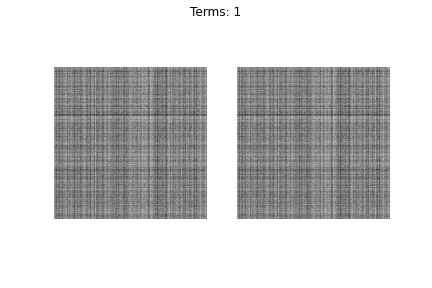
#> input picture image-0.png, 432 x 288 px, given in place of target_image.png, which was not available
$ jupyter execute fourier-transformation.ipynb
#> lines starting #> are read from the running program, lines starting #| are printed output that depends on the picture; pictures that were not available may be replaced by others from this repository, and a replacement may not be noted
[cell 1]
# import libraries
import matplotlib.pyplot as plt
import numpy as np

[cell 2]
# set target image file
image_filename = 'target_image.png'

[cell 3]
# define function to calculate Fourier transform of the grating of the given image
def calculate_2dft(input):
    ft = np.fft.ifftshift(input)
    ft = np.fft.fft2(ft)
    return np.fft.fftshift(ft)

# define function to calculate the inverse Fourier transform of the Fourier transform of the given image
def calculate_2dift(input):
    ift = np.fft.ifftshift(input)
    ift = np.fft.ifft2(ift)
    ift = np.fft.fftshift(ift)
    return ift.real

# define function to calculate distance from given coordinates to center
def calculate_distance_from_centre(coords, centre):
    # distance from the center is the square root of x^2 + y^2
    return np.sqrt(
        (coords[0] - centre) ** 2 + (coords[1] - centre) ** 2
    )

# define function to find coordinates symmetric to given coordinates
def find_symmetric_coordinates(coords, centre):
    return (centre + (centre - coords[0]),
            centre + (centre - coords[1]))

# define function to display plots
def display_plots(individual_grating, reconstruction, idx):
    plt.subplot(121)
    plt.imshow(individual_grating)
    plt.axis('off')
    plt.subplot(122)
    plt.imshow(reconstruction)
    plt.axis('off')
    plt.suptitle(f'Terms: {idx}')
    #plt.pause(0.01)

[cell 4]
# read image
image = plt.imread(image_filename)
#> image is the input picture: shape (288, 432, 4) float32; mean R, G, B, A 0.813, 0.813, 0.813, 0.375
image = image[:, :, :3].mean(axis = 2)
#> image: shape (288, 432) float32

# minimize array dimensions, set image to square and center array
array_size = min(image.shape) - 1 + min(image.shape) % 2
#> array_size = 287
image = image[:array_size, :array_size]
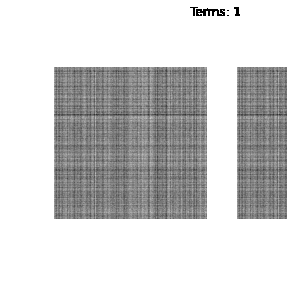
#> image: shape (287, 287) float32; min 0, max 1, mean 0.812
centre = int((array_size - 1) / 2)
#> centre = 143

# identify coordinate pairs on the left side of the array
coords_left_half = (
    (x, y) for x in range(array_size) for y in range(centre + 1)
)

# sort coordinate pairs in order of distance from center
coords_left_half = sorted(
    coords_left_half,
    key = lambda x: calculate_distance_from_centre(x, centre)
)

plt.set_cmap('gray')

ft = calculate_2dft(image)
#> in calculate_2dft, `ft = np.fft.ifftshift(input)`:
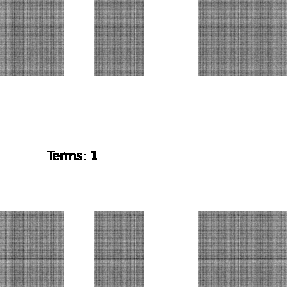
#> ft: shape (287, 287) float32; min 0, max 1, mean 0.812

# display grayscale image and its Fourier transform
plt.subplot(121)
plt.imshow(image)
plt.axis('off')
plt.subplot(122)
plt.imshow(np.log(abs(ft)))
plt.axis('off')
plt.pause(2)
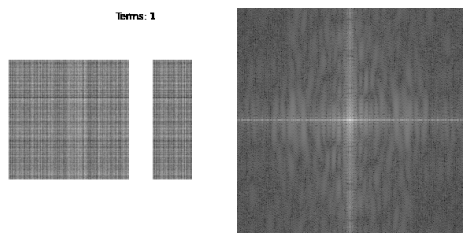
#> figure drawn by matplotlib, 2 panels

# display image reconstruction
fig = plt.figure()

# generate blank arrays
rec_image = np.zeros(image.shape)
individual_grating = np.zeros(
    image.shape, dtype = 'complex'
)
idx = 0

# set value until which all steps are displayed
display_all_until = 200
# set value to skip steps to display
display_step = 10
# set index of next step to display
next_display = display_all_until + display_step

file_number = 0
for coords in coords_left_half:
    # only include if points are in the top half of the center column
    if not (coords[1] == centre and coords[0] > centre):
        idx += 1
        symm_coords = find_symmetric_coordinates(
            coords, centre
        )

        # Copy values from Fourier transform for the given pair of points
        individual_grating[coords] = ft[coords]
        individual_grating[symm_coords] = ft[symm_coords]

        # Calculate inverse Fourier transform and add this to the reconstructed image
        rec_grating = calculate_2dift(individual_grating)
        rec_image += rec_grating

        # Clear the array
        individual_grating[coords] = 0
        individual_grating[symm_coords] = 0

        # display steps using step display index set above
        if idx < display_all_until or idx == next_display:
            if idx > display_all_until:
                next_display += display_step
                display_step += 10
            display_plots(rec_grating, rec_image, idx)
            print(f'Saving image {file_number + 1}')
            plt.savefig(f'image-{file_number}.png')
            file_number += 1
